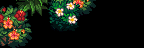

This game map was drawn from its Tiled (.tmx) file and the tilesets committed beside it. A one-line description and the full map source follow:
An orthogonal 9x3 tile map with 16x16 px tiles, 1 tile layer (Back3).

<map version="1.10" tiledversion="1.10.2" orientation="orthogonal" renderorder="right-down" compressionlevel="0" width="9" height="3" tilewidth="16" tileheight="16" infinite="0" nextlayerid="22" nextobjectid="9">
 <properties>
  <property name="AmbientLight" value="255 255 255" />
  <property name="IsGreenhouse" value="T" />
  <property name="Warp" value="5 17 Farm 28 16" />
 </properties>
 <tileset firstgid="1" name="Tiny_Bushes_Summer_Earthy" tilewidth="16" tileheight="16" tilecount="27" columns="9">
  <image source="Tiny_Bushes_Summer_Earthy.png" width="144" height="48" />
 </tileset>
 <layer id="21" name="Back3" width="9" height="3">
  <data encoding="csv">
1,2,3,4,5,6,0,0,0,
10,11,0,13,14,0,0,0,0,
19,20,0,0,0,0,0,0,0
</data>
 </layer>
</map>
